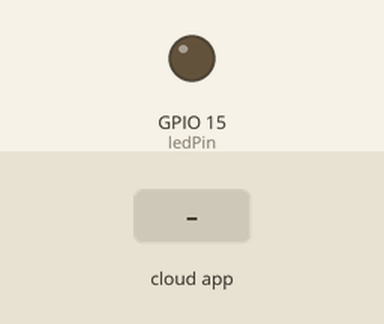
Simulated run of this program. Board: ESP32. On the bench: output pins drawn as LEDs (lit = HIGH). The test bench sets the inputs (shaded band). WiFi joins after 1.5 s; servers stay silent unless stated; what the program prints to the serial monitor is not drawn.

Above: at 2.8 s.
2.9 s: the phone or cloud app sets state to 1
At 3.7 s:
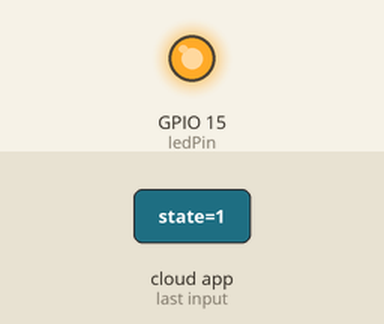
4.4 s: the phone or cloud app sets state to 0
At 4.9 s:
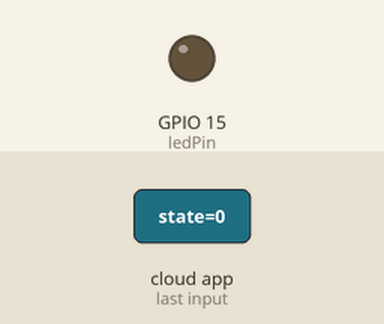
Timing chart, 0 to 7.4 s (numbered marks = the images above; inputs shaded):
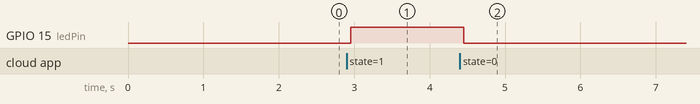

The program:

main.cpp
```cpp
#include <WiFi.h>
#include <Firebase_ESP_Client.h>

/* 1. Define the WiFi credentials */
#define WIFI_SSID "iPhone de Alan"
#define WIFI_PASSWORD "12345678"

/* 2. Define the API Key */
#define API_KEY "AIzaSyAIiRGxL6d5hHzpSKRvQ9xxvyZQOMtPhEU"

/* 3. Define the RTDB URL */
#define DATABASE_URL "https://esp32-lampada-default-rtdb.firebaseio.com/"

/* 4. Define the user Email and password that already added in your project */
#define USER_EMAIL "esp-code@gmail.com"
#define USER_PASSWORD "alauinha"

// Define Firebase Data object
FirebaseData fbdo;

FirebaseData stream;

FirebaseAuth auth;
FirebaseConfig config;

const int ledPin = 15;

void streamTimeoutCallback(bool timeout)
{
    if (timeout)
    {
        Serial.println("Stream timeout, tentando reconectar...");
    }
}

void streamCallback (FirebaseStream data)
{
  int state = data.intData();

  Serial.print("Novo estado recebido: ");
  Serial.println(state);

  digitalWrite(ledPin, state);
}

void setup()
{
  pinMode(ledPin, OUTPUT);
  digitalWrite(ledPin, LOW);

  Serial.begin(9600);
  WiFi.begin(WIFI_SSID, WIFI_PASSWORD);

  Serial.print("Connecting to Wi-Fi");
  while (WiFi.status() != WL_CONNECTED)
  {
    Serial.print(".");
    delay(300);
  }
  Serial.println();
  Serial.print("Connected with IP: ");
  Serial.println(WiFi.localIP());
  Serial.println();

  /* Assign the api key (required) */
  config.api_key = API_KEY;

  /* Assign the user sign in credentials */
  auth.user.email = USER_EMAIL;
  auth.user.password = USER_PASSWORD;

  /* Assign the RTDB URL (required) */
  config.database_url = DATABASE_URL;

  //  WiFi reconnection enabled
  Firebase.reconnectNetwork(true);

  // Since v4.4.x, BearSSL engine was used, the SSL buffer need to be set.
  // Large data transmission may require larger RX buffer, otherwise connection issue or data read time out can be occurred.
  fbdo.setBSSLBufferSize(4096 /* Rx buffer size in bytes from 512 - 16384 */, 1024 /* Tx buffer size in bytes from 512 - 16384 */);


  Firebase.begin(&config, &auth);
  Firebase.setDoubleDigits(5);

  Firebase.RTDB.beginStream(&stream, "/led/state");
  Firebase.RTDB.setStreamCallback(&stream, streamCallback, streamTimeoutCallback);

  // Limit the size of response payload to be collected in FirebaseData
  stream.setResponseSize(2048);

  config.timeout.serverResponse = 10 * 1000;
}

void loop()
{
    Firebase.ready();
}
```

Measured:
- after the input at 2.9 s, GPIO 15 (ledPin): LOW → HIGH after 0.05 s
- after the input at 4.4 s, GPIO 15 (ledPin): HIGH → LOW after 0.05 s
